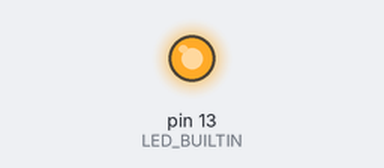
The sketch below on a simulated Arduino Uno, built with avr-gcc and run on an emulated ATmega328P. On the bench: output pins drawn as LEDs (lit = HIGH).

Above: at 0.5 s.
At 20.3 s:
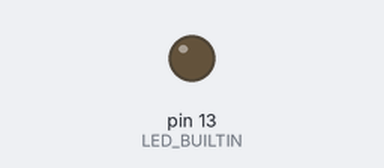
Timing chart, 0 to 21.8 s (numbered marks = the images above):
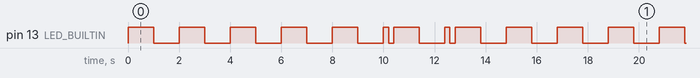

The sketch:

terrific_borwo1.ino
```cpp
void setup()
{
  pinMode(LED_BUILTIN, OUTPUT);
}

void loop()
{
  T();
  O();
  N();
  Y();
}

void dash()
{
  digitalWrite(LED_BUILTIN, HIGH);
  delay(1000);
  digitalWrite(LED_BUILTIN, LOW);
  delay(1000);
}

void dot()
{
  digitalWrite(LED_BUILTIN, HIGH);
  delay(200);
  digitalWrite(LED_BUILTIN, LOW);
  delay(200);
}

void T()
{
  dash();
}

void O()
{
  for(int i=0; i<3; i++)
  {
    dash();
  }
}

void N()
{
  dash();
  dot();
}

void Y()
{
  dash();
  dot();
  dash();
  dash();
}
```

Measured:
- by itself, pin 13 (LED_BUILTIN): repeats every 16.8 s: 4 × (LOW 1.0 s, HIGH 1.0 s), LOW 1.0 s, HIGH 0.20 s, LOW 0.20 s, HIGH 1.0 s, LOW 1.0 s, HIGH 0.20 s, LOW 0.20 s, 2 × (HIGH 1.0 s, LOW 1.0 s), HIGH 1.0 s
- by itself, everything shown: repeats every 16.8 s, in 20 steps
